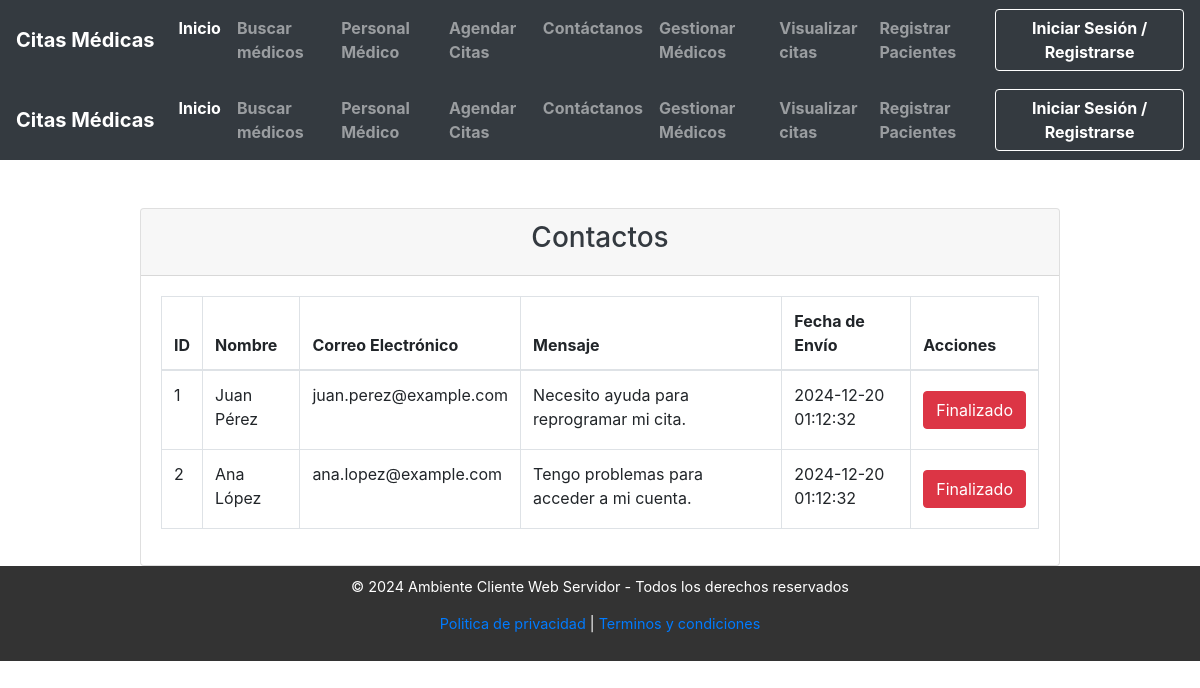
The app's page /Proyecto-Web-Cliente-Servidor/mostrar_contactos.php with its own data.
### tables this page shows
CREATE TABLE contacto (
    id_contacto INT AUTO_INCREMENT PRIMARY KEY,
    nombre VARCHAR(100) NOT NULL,
    email VARCHAR(100) NOT NULL,
    mensaje TEXT NOT NULL,
    fecha_envio TIMESTAMP DEFAULT CURRENT_TIMESTAMP
);

### Proyecto-Web-Cliente-Servidor/mostrar_contactos.php (the view, shortened to what this page needs)
<?php
include("barranav.php");
?>
<!DOCTYPE html>
<html lang="es">
<head>
    <?php
        include 'barranav.php';
    ?>
    <link rel="stylesheet" href="https://stackpath.bootstrapcdn.com/bootstrap/4.5.2/css/bootstrap.min.css">
</head>
<body>
    <div class="container mt-5">
        <div class="row justify-content-center">
            <div class="col-md-10">
                <div class="card">
                    <div class="card-header">
                        <h3>Contactos</h3>
                    </div>
                    <div class="card-body">
                        <table class="table table-bordered">
                            <thead>
                                <tr>
                                    <th>ID</th>
                                    <th>Nombre</th>
                                    <th>Correo Electrónico</th>
                                    <th>Mensaje</th>
                                    <th>Fecha de Envío</th>
                                    <th>Acciones</th>
                                </tr>
                            </thead>
                            <tbody>
                                <?php
                                include 'conexion.php';
                                $sql = "SELECT * FROM contacto";
                                $result = $conn->query($sql);
                                if ($result->num_rows > 0) {
                                    while ($row = $result->fetch_assoc()) {
                                        echo "<tr>";
                                        echo "<td>" . $row['id_contacto'] . "</td>";
                                        echo "<td>" . $row['nombre'] . "</td>";
                                        echo "<td>" . $row['email'] . "</td>";
                                        echo "<td>" . $row['mensaje'] . "</td>";
                                        echo "<td>" . $row['fecha_envio'] . "</td>";
                                        echo "<td><button class='btn btn-danger' data-id='" . $row['id_contacto'] . "' data-toggle='modal' data-target='#confirmModal'>Finalizado</button></td>";
                                        echo "</tr>";
                                    }
                                } else {
                                    echo "<tr><td colspan='6'>No hay contactos.</td></tr>";
                                }
                                ?>
                            </tbody>
                        </table>
                    </div>
                </div>
            </div>
        </div>
    </div>
    <?php include("footer.php") ?>
</body>
</html>

### Proyecto-Web-Cliente-Servidor/css/style.css (style rules this page uses)
button { background-color: #04AA6D; color: white; padding: 14px 20px; margin: 8px 0; border: none; cursor: pointer; width: 100%; font-size: 1rem; }
h2, h3 { color: #343a40; text-align: center; }

### records on screen
contacto: id_contacto "1", nombre "Juan Pérez", email "juan.perez@example.com", mensaje "Necesito ayuda para reprogramar mi cita.", fecha_envio "2024-12-20 01:12:32"
contacto: id_contacto "2", nombre "Ana López", email "ana.lopez@example.com", mensaje "Tengo problemas para acceder a mi cuenta.", fecha_envio "2024-12-20 01:12:32"
